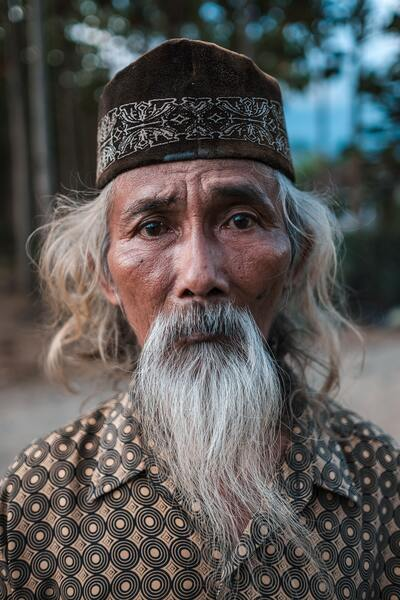
#> input picture dataset/face-detection/face.jpg, 400 x 600 px, found by its file name
$ jupyter execute face-detection.ipynb
#> lines starting #> are read from the running program, lines starting #| are printed output that depends on the picture
# Environment Set Up

[cell 1]
import numpy as np # linear algebra
import pandas as pd # data processing, CSV file I/O (e.g. pd.read_csv)

#Visiulazation
import matplotlib.pyplot as plt

#image processing
import cv2

# Face Detector

We are going to use a **pretrained** Haar Cascade Classifier optimized for frontal faces.

[cell 2]
# Image auxiliary functions
def loadImg(path):
#> called with path = '/dataset/face-detection/face.jpg'
    img = cv2.imread(path)
#> img is the input picture: shape (600, 400, 3); mean B, G, R 85.8, 87, 88.9
    return np.copy(img)

def show_image(image):
    plt.figure(figsize=(18,15))
    plt.imshow(cv2.cvtColor(image, cv2.COLOR_BGR2RGB))
    plt.xticks([])
    plt.yticks([])
    plt.show()

[cell 3]
class FaceDetector():

    def __init__(self,faceCascadePath):
        self.faceCascade=cv2.CascadeClassifier(faceCascadePath)

    def detect(self, image, scaleFactor=1.1, minNeighbors=5, minSize=(30,30)):
        #function return rectangle coordinates of faces for given image
        rects=self.faceCascade.detectMultiScale(
            image,
            scaleFactor=scaleFactor,
            minNeighbors=minNeighbors,
            minSize=minSize
        )

        return rects

    def detect_face(self, image, scaleFactor, minNeighbors, minSize):
        # face will detected in gray image
#> called with scaleFactor = 1.05, minNeighbors = 3, minSize = (30, 30)
        image_gray=cv2.cvtColor(image, cv2.COLOR_BGR2GRAY)
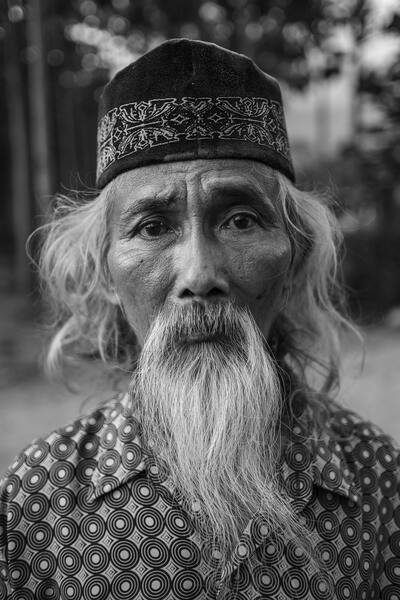
#> image_gray: shape (600, 400); min 0, max 253, mean 87.5

        faces=self.detect(
            image_gray,
            scaleFactor=scaleFactor,
            minNeighbors=minNeighbors,
            minSize=minSize
        )
#> in detect, `rects=self.faceCascade.detectMultiScale( image, scaleFactor=scaleFacto..`: rects = [[87, 135, 226, 226]]
#> faces = [[87, 135, 226, 226]]

        for x, y, w, h in faces:
            #detected faces shown in color image
            cv2.rectangle(image,(x,y),(x+w, y+h),(127, 255,0),3)
#> this loop made 1 pass
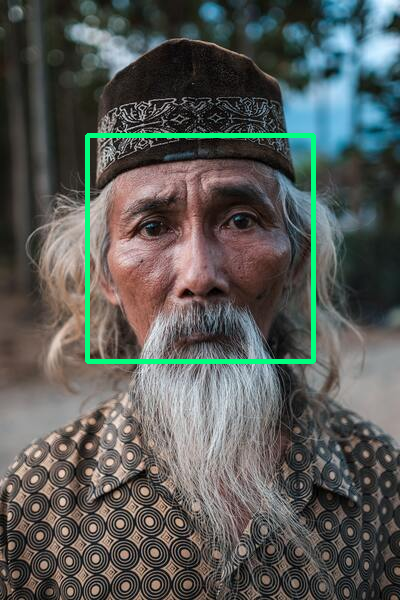
#> image: shape (600, 400, 3); mean B, G, R 86.4, 90, 87.1

        show_image(image)
